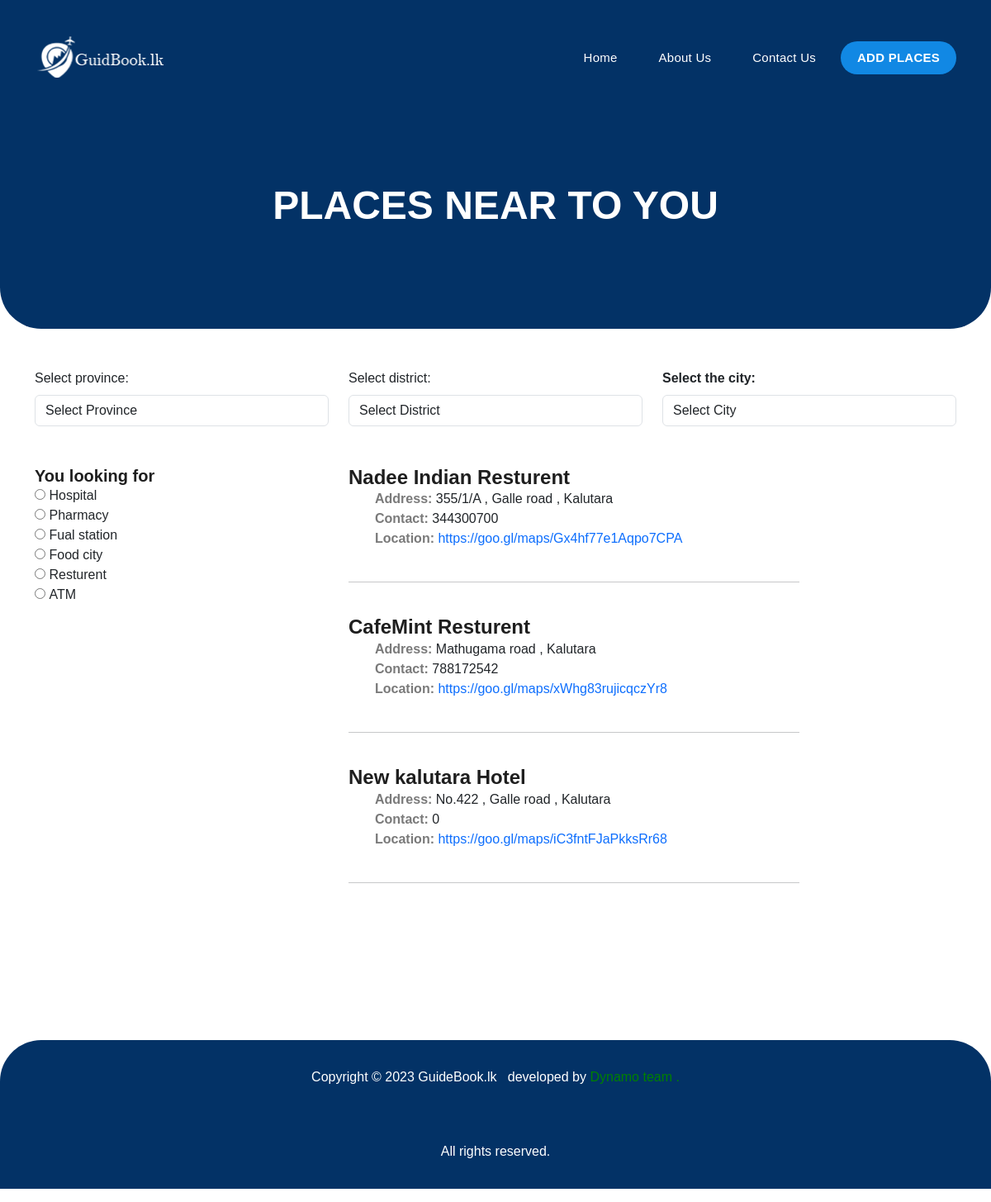
Page /places.php?cat=3& on the committed database.
### tables this page shows
CREATE TABLE `place` (
  `category_id` int(20) NOT NULL,
  `place_id` int(3) NOT NULL,
  `place_name` varchar(50) NOT NULL,
  `city_id` int(11) NOT NULL,
  `place_address` varchar(50) NOT NULL,
  `place_telephone` varchar(10) NOT NULL,
  `place_email` varchar(30) NOT NULL,
  `place_image` varchar(450) NOT NULL,
  `place_location` varchar(300) NOT NULL
);

### places.php (the view, shortened to what this page needs)
<?php
include('database/connection.php');
if(isset($_GET['cat'])){
  $category_id=$_GET['cat'];
}
else{
  $category_id=0;
}
if(isset($_GET['city'])){
  $city_id=$_GET['city'];
}
else{
  $city_id=0;
}
?>
<!DOCTYPE html>
<html lang="eng">
<head>
<link href="aditional/css/bootstrap.min.css" rel="stylesheet">
<link rel="stylesheet" href="aditional/css/style.css">
</head>
<body>
<?php
    include('nav.php');
  ?>
  <div class="page-heading header-text">
    <div class="container">
      <div class="row">
        <div class="col-lg-12">
          <h3>Places near to you</h3>
        </div>
      </div>
    </div>
  </div>
  <div class="container">
  <div class="row">
    <div class="col-12">
      <br><br>
      <div class="row">
        <div class="col-4">
        <label for="province" class="form-label">Select province:</label>
                     <select class="form-control" name="province" id="province">
                       <option>Select Province</option>
                     </select>
        </div>
        <div class="col-4">
        <div id="getdis">
                      <label for="dis" class="form-label">Select district:</label>
                      <select class="form-control" name="dis" id="dis">
                      <option>Select District</option>
                      </select>
            </div>
        </div>
        <div class="col-4">
        <div id="getcity">
                      <label for="city" class="form-label"><b>Select the city:</b></label>
                      <select class="form-control" name="city" id="city">
                      <option>Select City</option>
                      </select>
            </div>
        </div>
      </div>
    </div>
</div><br/><br/>
    <div class="row">
    <div class="col-4">
    <h5>You looking for</h5>
                  <form class="plcform" action="#">
                    <input type="Radio" id="place" name="placce" value="hospital" onclick="window.location.href='places.php?cat=1&'">
                    <label for="place1"> Hospital</label><br>
                    <input type="Radio" id="place" name="placce" value="pharmacy" onclick="window.location.href='places.php?cat=4&'">
                    <label for="place2"> Pharmacy</label><br>
                    <input type="Radio" id="place" name="placce" value="fualstation" onclick="window.location.href='places.php?cat=2&'">
                    <label for="place3"> Fual station</label><br>
                    <input type="Radio" id="place" name="placce" value="foodcity" onclick="window.location.href='places.php?cat=5&'">
                    <label for="place3"> Food city</label><br>
                    <input type="Radio" id="place" name="placce" value="resturent" onclick="window.location.href='places.php?cat=3&'">
                    <label for="place3">Resturent</label><br>
                    <input type="Radio" id="place" name="placce" value="atm" onclick="window.location.href='places.php?cat=6&'">
                    <label for="place3">ATM</label><br>
                </form>
    </div>
    <div class="col-6">
    <?php
     if($category_id==0){
      $sql_places="SELECT * FROM  place WHERE city_id=$city_id";
     }
     elseif($city_id==0){
      $sql_places="SELECT * FROM  place WHERE category_id=$category_id";
    }
    elseif($city_id==0 AND $category_id==0){
      $sql_places="SELECT * FROM  place";
    }
    else{
      $sql_places="SELECT * FROM  place WHERE category_id=$category_id AND city_id=$city_id";
    }
      $res_places=mysqli_query($conn,$sql_places);
      while($row_places=mysqli_fetch_array($res_places)){
    ?>
                <h4><?php echo $row_places['place_name']; ?></h4>
                 <ul class="detail">
                    <li class="detail-li"><span>Address: </span><?php echo $row_places['place_address']; ?></li>
                    <?php if($row_places['place_telephone']!=null){ ?>
                    <li class="detail-li"><span>Contact: </span><?php echo $row_places['place_telephone']; ?></li>
                    <?php } ?>
                    <li class="detail-li"><span>Location: </span><a href="<?php echo $row_places['place_location']; ?>" target="_blank"><?php echo $row_places['place_location']; ?></a></li>
                 </ul>
                    <br><hr><br>
    <?php } ?>
    </div>
  </div>
</div>
    <?php
    include('footer.php');
    ?>
</body>
</html>

### aditional/css/style.css (style rules this page uses)
html, body { font-family: 'Poppins', sans-serif; -ms-text-size-adjust: 100%; -webkit-font-smoothing: antialiased; -moz-osx-font-smoothing: grayscale; }
a { text-decoration: none !important; }
h1, h2, h3, h4, h5, h6 { color: #1e1e1e; margin-top: 0px; margin-bottom: 0px; font-weight: 700; }
ul { margin-bottom: 0px; }
ul { list-style-type: none; }
.page-heading { background-image: url(../images/page-heading-bg.jpg); border-radius: 0px 0px 50px 50px; background-position: center bottom; background-repeat: no-repeat; background-size: cover; padding: 200px 0px 100px 0px; text-align: center; }
.page-heading h3 { font-size: 48px; text-transform: uppercase; color: #fff; margin-top: 20px; position: relative; margin-bottom: 20px; }

### places.php (style rules this page uses)
ul li span { font-weight: bold; color:#7a7a7a; }

### rows in the picture
place: place_name "Nadee Indian Resturent", place_address "355/1/A , Galle road , Kalutara", place_telephone "344300700", place_location "https://goo.gl/maps/Gx4hf77e1Aqpo7CPA"
place: place_name "CafeMint Resturent", place_address "Mathugama road , Kalutara", place_telephone "788172542", place_location "https://goo.gl/maps/xWhg83rujicqczYr8"
place: place_name "New kalutara Hotel", place_address "No.422 , Galle road , Kalutara", place_telephone "0", place_location "https://goo.gl/maps/iC3fntFJaPkksRr68"
